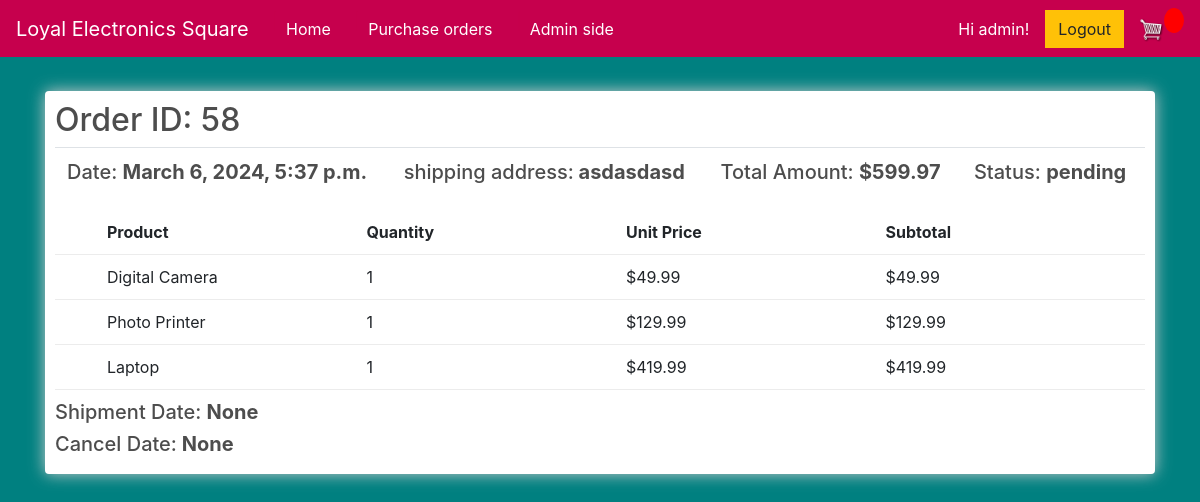
/order_detail/58 (signed in), run on the app's committed database.
### store/models.py (models this page shows, shortened)
class Order(models.Model):
    STATUS_CHOICES = [
        ('pending', 'Pending'),
        ('shipped', 'Shipped'),
        ('cancelled', 'Cancelled'),
        ('hold', 'Hold'),]
    customer = models.ForeignKey(Customer, on_delete=models.SET_NULL, null=True, blank=True)
    date_ordered = models.DateTimeField(default=timezone.now)
    complete = models.BooleanField(default=False, null=True, blank=False)
    total_amount = models.DecimalField(max_digits=100, decimal_places=2, null=True)
    status = models.CharField(max_length=10, choices=STATUS_CHOICES, default='pending')
    shipment_date = models.DateTimeField(null=True, blank=True)
    cancel_date = models.DateTimeField(null=True, blank=True)
    ticket_issue_date = models.DateTimeField(null=True, blank=True)
    refund_date = models.DateTimeField(null=True, blank=True)
    @property
    def get_cart_items(self):
        orderitems = self.orderitem_set.all()
        total = sum([item.quantity for item in orderitems])
        return total
    def total_amount(self):
        orderitems = self.orderitem_set.all()
        total = sum([item.get_total for item in orderitems])
        return total

class Customer(models.Model):
    user = models.OneToOneField(User, on_delete=models.CASCADE, related_name = 'customer', null=True, blank=True)
    full_name = models.CharField(max_length=200, null=True)
    email = models.CharField(max_length=200, null=True)
    password = models.CharField(max_length=200, null=True)
    shipping_address = models.CharField(max_length=200, null=True)

class OrderItem(models.Model):
    product = models.ForeignKey(Product, on_delete=models.SET_NULL, null=True)
    order = models.ForeignKey(Order, on_delete=models.SET_NULL, null=True)
    quantity = models.IntegerField(default=0, null=True, blank=True)
    date_added = models.DateTimeField(auto_now_add=True)
    unit_price = models.DecimalField(max_digits=10, decimal_places=2, null=True)
    subtotal = models.DecimalField(max_digits=10, decimal_places=2, null=True)
    @property
    def get_total(self):
        total = self.product.price * self.quantity
        return total

class Product(models.Model):
    name = models.CharField(max_length=200, null=True)
    price = models.DecimalField(max_digits=10, decimal_places=2)
    brand = models.CharField(max_length=16, null=True)
    color = models.CharField(max_length=16, null=True)
    digital = models.BooleanField(default=False, null=True, blank=False)
    image = models.ImageField(null=True, blank=True)
    image2 = models.ImageField(null=True, blank=True)
    image3 = models.ImageField(null=True, blank=True)
    description = models.TextField(null=True)
    is_active = models.BooleanField(default=True)

### store/views.py (the view)
# urls.py: path('order_detail/<int:pk>', views.order_detail, name="order_detail"),
@login_required
def order_detail(request, pk):
     if request.user.is_authenticated:
          customer = request.user.customer
          order, created = Order.objects.get_or_create(customer=customer, complete=False)
          items = order.orderitem_set.all()
          cartItems = order.get_cart_items
     else:
          items = []
          order = {'get_cart_total':0, 'get_cart_items':0, 'shipping':False}
          cartItems = order['get_cart_items']
     order = Order.objects.get(id=pk)
     order_items = OrderItem.objects.filter(order=order)
     return render(request, 'store/order_detail.html', {'order': order, 'order_items': order_items})

### store/templates/store/order_detail.html (shortened to what this page needs)
{% extends 'store/main.html' %}
{% load static %}
{% block content %}
<div class="row">
    <div class="col-lg-12">
        <div class="box-element">
            <table class="table">
                <h2>Order ID: {{ order.id }}</h2>
                <tr>
                    <th><h5>Date: <strong>{{order.date_ordered}}</strong></h5></th>
                    <th><h5>shipping address:<strong> {{order.customer.shipping_address}}</strong></h5></th>
                    <th><h5>Total Amount: <strong>${{order.total_amount}}</strong></h5></th>
                    <th><h5>Status: <strong>{{order.status}}</strong></h5></th>
                </tr>
            </table>
            <div class="cart-row">
                <div style="flex:0.2"><strong></strong></div>
                <div style="flex:1"><strong>Product</strong></div>
                <div style="flex:1"><strong>Quantity</strong></div>
                <div style="flex:1"><strong>Unit Price</strong></div>
                <div style="flex:1"><strong>Subtotal</strong></div>
            </div>
            {% for item in order_items %}
            <div class="cart-row">
                <div style="flex:0.2"></div>
                <div style="flex:1">{{item.product.name}}</div>
                <div style="flex:1">{{item.quantity}}</div>
                <div style="flex:1">${{item.product.price}}</div>
                <div style="flex:1">${{item.get_total}}</div>
            </div>
            {% endfor %}
            <tr>
                <th><h5>Shipment Date: <strong>{{order.shipment_date}}</strong></h5></th>
                <th><h5>Cancel Date:<strong> {{order.cancel_date }}</strong></h5></th>
            </tr>
    </div>
</div>
{% endblock content %}

### store/templates/store/Main.html (shortened to what this page needs)
<!DOCTYPE html>
{% load static %}
<html>
<head>
	<link rel="stylesheet" href="https://stackpath.bootstrapcdn.com/bootstrap/4.4.1/css/bootstrap.min.css">
	<link rel="stylesheet" type="text/css" href="{% static 'css/main.css' %}">
</head>
<body>
	<nav class="navbar navbar-expand-lg navbar-dark" style="background-color: #c6004d;">
		<a class="navbar-brand" href="{% url 'store' %}">Loyal Electronics Square</a>
		<div class="collapse navbar-collapse" id="navbarSupportedContent">
			<ul class="navbar-nav me-auto mb-2 mb-lg-0">
				<a style="margin-left: 8px; color: #c6004d">|</a>
				<li class="nav-item">
					<a class="nav-link active" aria-current="page" href="{% url 'store' %}">Home</a>
				</li>
				<a style="margin-left: 16px; color: #c6004d">|</a>
				<li class="nav-item">
					<a class="nav-link active" aria-current="page" href="{% url 'order_list' %}">Purchase orders</a>
				</li>
				<a style="margin-left: 16px; color: #c6004d">|</a>
				<li class="nav-item">
					<a class="nav-link active" aria-current="page" href="{% url 'adminDashboard' %}">Admin side</a>
				</li>
			</ul>
		</div>
	    <div class="form-inline my-2 my-lg-0">
			{% if user.is_authenticated %}
				<a style="margin-right: 16px; color: white">Hi {{ user.username }}! </a>
				<form action="{% url 'logout' %}" method="post">
					<button class="btn btn-warning" type="submit">Logout</button>
				</form>
			{% else %}
				<a style="margin-right: 16px; color: white">You are not logged in. </a>
	     		<a href="{% url 'login' %}" class="btn btn-warning">Login</a>
	     	{% endif %}
	     	<a href="{% url 'cart' %}">
	    		<img  id="cart-icon" src="{% static 'images/cart.png' %}">
	    	</a>
	    	<p id="cart-total">{{cartItems}}</p>
	    </div>
	</nav>
     <div class="container">
            <br>
            {% block content %}
            {% endblock content %}
         </div>
</body>
</html>

### static/css/main.css (style rules this page uses)
body { background-color: hsl(0, 0%, 98%); }
h1,h2,h3,h4,h5,h6 { color:hsl(0, 0%, 30%); }
.box-element { box-shadow:hsl(0, 0%, 80%) 0 0 16px; background-color: #fff; border-radius: 4px; padding: 10px; }
#cart-icon { width:25px; display: inline-block; margin-left: 15px; }
#cart-total { display: block; text-align: center; color:#fff; background-color: red; width: 20px; height: 25px; border-radius: 50%; font-size: 14px; }
.col-lg-4, .col-lg-6, .col-lg-8, .col-lg-12 { margin-top: 10px; }
.btn { border-radius: 0; }
.cart-row { display: flex; align-items: flex-stretch; padding-bottom: 10px; margin-bottom: 10px; border-bottom: 1px solid #ececec; }

### store/templates/store/order_detail.html (style rules this page uses)
body { background-color: #008080; }

### data on the page
Order: id "58", date_ordered "March 6, 2024, 5:37 p.m.", customer.shipping_address "asdasdasd", total_amount "599.97", status "pending", shipment_date "None", cancel_date "None"
OrderItem: product.name "Digital Camera", quantity "1", product.price "49.99", get_total "49.99"
OrderItem: product.name "Photo Printer", quantity "1", product.price "129.99", get_total "129.99"
OrderItem: product.name "Laptop", quantity "1", product.price "419.99", get_total "419.99"

### other printed values
{{ user.username }} "admin"
